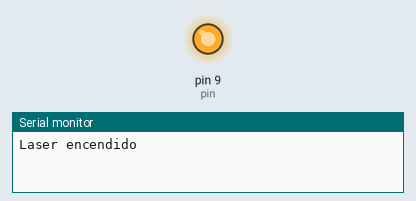
The sketch below on a simulated Arduino Uno, built with avr-gcc and run on an emulated ATmega328P. Parts: output pins drawn as LEDs (lit = HIGH), the last lines printed to the serial monitor.

Above: at 2.5 s.
At 6.5 s:
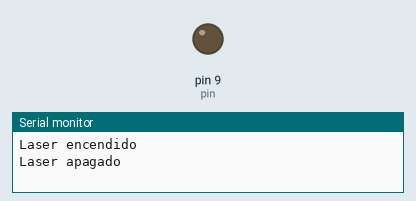
Timing chart, 0 to 10.4 s (numbered marks = the images above):
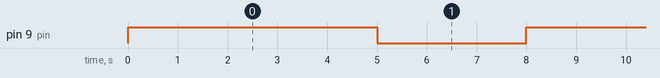

Measured:
- by itself, pin 9 (pin): alternates HIGH for 5.0 s and LOW for 3.0 s

The sketch:

Laser.ino
```cpp
const int pin = 9; //conectado al pin 9

void setup() {
  pinMode(pin, OUTPUT);  //definir pin como salida
  Serial.begin(9600);    //iniciar la comunicación serial en el puerto 9600
}

void loop(){
  digitalWrite(pin, HIGH);   // poner el Pin en HIGH
  Serial.println("Laser encendido");
  delay(5000);               // esperar 5 segundos
  digitalWrite(pin, LOW);    // poner el Pin en LOW
  Serial.println("Laser apagado");
  delay(3000);               // esperar 20 segundos
}
```
